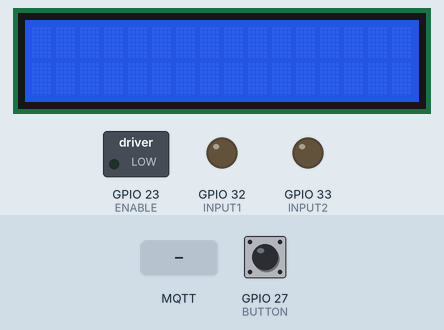
Bench run of a sketch on a simulated ESP32. On the bench: 16×2 character LCD, switched loads named in the sketch (green lamp = pin HIGH), output pins drawn as LEDs (lit = HIGH). Dashed ring = blinking. The test bench sets the inputs (shaded band); at power-on: GPIO 27 (BUTTON) HIGH. WiFi joins after 1.5 s; servers stay silent unless stated; no MQTT or app messages arrive unless stated; what the sketch prints to the serial monitor is not drawn.

Above: at 3.3 s.
3.4 s: GPIO 27 (BUTTON) pulled LOW for 3.2 s
At 7.8 s:
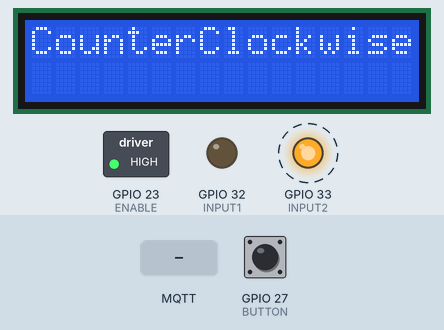
8.1 s: MQTT message "2" arrives on the first subscribed topic
At 8.5 s:
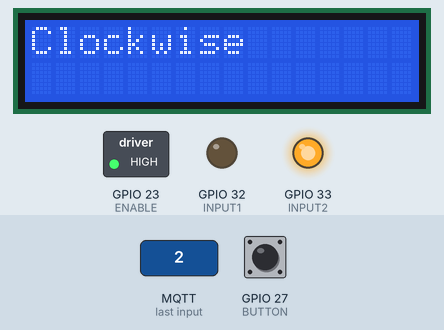
9.6 s: MQTT message "1" arrives on the first subscribed topic
At 9.9 s:
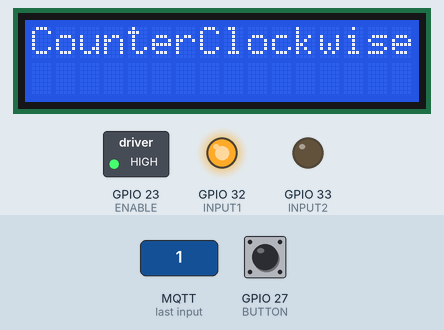
11.1 s: MQTT message "0" arrives on the first subscribed topic
At 11.8 s:
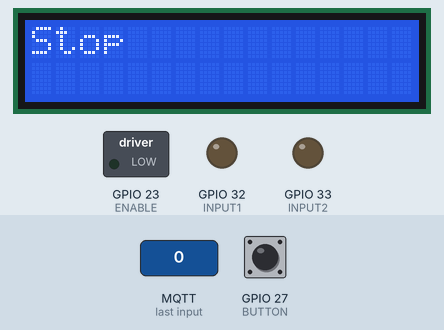
12.6 s: GPIO 27 (BUTTON) pulled LOW for 0.15 s
At 14.5 s:
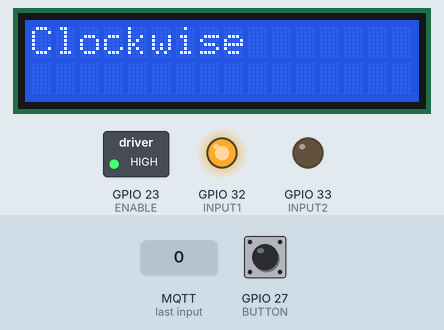
Timing chart, 0 to 15.6 s (numbered marks = the images above; inputs shaded):
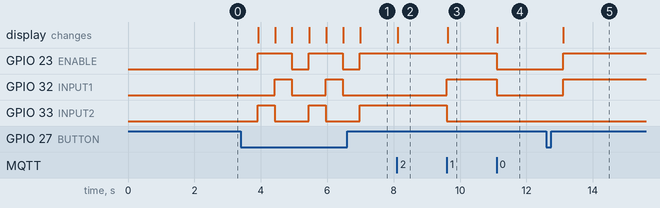

The sketch:

test2_H_Bridge_.ino
```cpp
#define ENABLE 23
#define INPUT1 32
#define INPUT2 33
#define BUTTON 27

#include <LCD_I2C.h>
#include <WiFi.h>
#include <MQTT.h>

// LCD
LCD_I2C lcd(0x27, 16, 2); // Default address of most PCF8574 modules

// WiFi and MQTT Configuration
const char ssid[] = "NUTCHA";
const char pass[] = "1122334455";

const char mqtt_broker[] = "test.mosquitto.org";
const char mqtt_topic[] = "group226/command";  // Command topic
const char mqtt_topic2[] = "group226/status";  // Status topic
const char mqtt_client_id[] = "clientId-uniqueID"; // Replace with unique client ID
int MQTT_PORT = 1883;

// State Variables
int count = 0;
int result = 0;
int prevResult = -1; // Previous state to track changes

WiFiClient net;
MQTTClient client;

// Function to connect to WiFi and MQTT
void connect() {
  Serial.print("Checking WiFi...");
  while (WiFi.status() != WL_CONNECTED) {
    Serial.print(".");
    delay(1000);
  }
  Serial.println("\nWiFi Connected!");

  Serial.print("Connecting to MQTT...");
  while (!client.connect(mqtt_client_id)) {
    Serial.print(".");
    delay(1000);
  }
  Serial.println("\nMQTT Connected!");

  client.subscribe(mqtt_topic); // Subscribe to command topic
}

// Callback for MQTT messages
void messageReceived(String &topic, String &payload) {
  Serial.println("Message received:");
  Serial.println("  Topic: " + topic);
  Serial.println("  Payload: " + payload);

  // Handle incoming commands
  if (payload == "0") {
    result = 0;
  } else if (payload == "1") {
    result = 1;
  } else if (payload == "2") {
    result = 2;
  } else {
    Serial.println("Unknown command received");
  }

  // Update outputs and LCD based on command
  if (result != prevResult) {
    prevResult = result; // Update previous state

    if (result == 0) {
      stop();
      lcd.clear();
      lcd.print("Stop");
    } else if (result == 1) {
      clockWise();
      lcd.clear();
      lcd.print("CounterClockwise");
    } else if (result == 2) {
      reClockWise();
      lcd.clear();
      lcd.print("Clockwise");
    }

    // Publish the updated state to MQTT
    publishState();
  }
}

// Function to publish state to MQTT
void publishState() {
  String state;
  if (result == 0) {
    state = "Stop";
  } else if (result == 1) {
    state = "CounterClockwise";
  } else if (result == 2) {
    state = "Clockwise";
  }

  if (client.publish(mqtt_topic2, state.c_str())) {
    Serial.println("Published: " + state);
  } else {
    Serial.println("Failed to publish state");
  }
}

void setup() {
  // Serial and LCD Initialization
  Serial.begin(9600);
  lcd.begin();
  lcd.backlight();

  // Pin Setup
  pinMode(ENABLE, OUTPUT); // Enable Pin
  pinMode(INPUT1, OUTPUT); // Direction Pin 1
  pinMode(INPUT2, OUTPUT); // Direction Pin 2
  pinMode(BUTTON, INPUT_PULLUP);

  // WiFi and MQTT Setup
  WiFi.begin(ssid, pass);
  client.begin(mqtt_broker, MQTT_PORT, net);
  client.onMessage(messageReceived);

  connect();
}

void loop() {
  // Maintain MQTT connection
  if (!client.connected()) {
    connect();
  }
  client.loop();

  // Read button and debounce
  if (digitalRead(BUTTON) == LOW) {
    delay(500); // Debounce delay
    count++;
    result = count % 3; // Cycle between 0, 1, 2

    // Update outputs and LCD only if result has changed
    if (result != prevResult) {
      prevResult = result; // Update previous state

      if (result == 0) {
        stop();
        lcd.clear();
        lcd.print("Stop");
      } else if (result == 1) {
        reClockWise();
        lcd.clear();
        lcd.print("CounterClockwise");
      } else if (result == 2) {
        clockWise();
        lcd.clear();
        lcd.print("Clockwise");
      }

      // Publish state to MQTT
      publishState();
    }
  }
}

// Rotate counter-clockwise
void reClockWise() {
  digitalWrite(ENABLE, HIGH);
  digitalWrite(INPUT1, LOW);
  digitalWrite(INPUT2, HIGH);
}

// Rotate clockwise
void clockWise() {
  digitalWrite(ENABLE, HIGH);
  digitalWrite(INPUT1, HIGH);
  digitalWrite(INPUT2, LOW);
}

// Stop the motor
void stop() {
  digitalWrite(ENABLE, LOW);  // Disable motor driver (optional, depends on your driver)
  digitalWrite(INPUT1, LOW);
  digitalWrite(INPUT2, LOW);
}
```

Measured:
- after the input at 3.4 s, GPIO 23 (ENABLE): alternates HIGH for 1.0 s and LOW for 0.51 s, starting after 0.50 s; GPIO 32 (INPUT1): alternates HIGH for 0.51 s and LOW for 1.0 s, starting after 1.0 s; GPIO 33 (INPUT2): alternates HIGH for 0.52 s and LOW for 1.0 s, starting after 0.50 s; the display: changes after 0.52 s (image 1)
- after the input at 8.1 s, the display: changes at once (image 2)
- after the input at 9.6 s, GPIO 32 (INPUT1): LOW → HIGH at once; GPIO 33 (INPUT2): HIGH → LOW at once; the display: changes at once (image 3)
- after the input at 11.1 s, GPIO 23 (ENABLE), GPIO 32 (INPUT1): HIGH → LOW at once; the display: changes at once (image 4)
- after the input at 12.6 s, GPIO 23 (ENABLE), GPIO 32 (INPUT1): LOW → HIGH after 0.50 s; the display: changes after 0.51 s (image 5)
